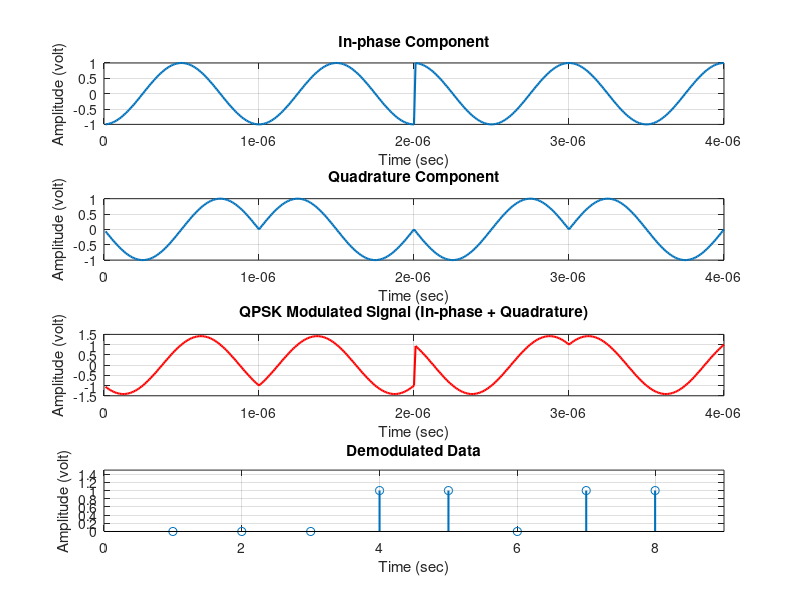

Reproduce this figure in MATLAB.
% Clear previous data and set up initial parameters
clc;
clear all;
close all;

% Data to be transmitted
data = [0 0 0 1 1 0 1 1];
figure(1)
subplot(3,2,1);
stem(data, 'LineWidth', 1.5), grid on;
title('Original Message Data');
xlabel('Time (sec)');
ylabel('Amplitude (volt)');
axis([0 9 0 1.5]);

% Convert data to NRZ format: 0 -> -1, 1 -> +1
data_NZR = 2 * data - 1; 
s_p_data = reshape(data_NZR, 2, length(data) / 2); % Reshape into symbols of 2 bits

% Modulation parameters
br = 1e6;              % Bit rate (1 Mbps)
f = br;                % Carrier frequency
T = 1/br;              % Duration of one bit
t = T/99:T/99:T;       % Time vector for one bit duration

% QPSK Modulation
y_in = [];             % In-phase component
y_qd = [];             % Quadrature component
y = [];                % QPSK modulated signal

for i = 1:length(data)/2
    % Generate in-phase and quadrature components
    y1 = s_p_data(1,i) * cos(2 * pi * f * t); % In-phase component
    y2 = s_p_data(2,i) * sin(2 * pi * f * t); % Quadrature component
    
    % Append each symbol's components to the output arrays
    y_in = [y_in y1];
    y_qd = [y_qd y2];
    y = [y y1 + y2]; % QPSK signal is the sum of in-phase and quadrature components
end

% Time vector for entire QPSK signal
tt = T/99:T/99:(T * length(data)) / 2;

% Plot in-phase component
subplot(4,1,1);
plot(tt, y_in, 'LineWidth', 1.5), grid on;
title('In-phase Component');
xlabel('Time (sec)');
ylabel('Amplitude (volt)');

% Plot quadrature component
subplot(4,1,2);
plot(tt, y_qd, 'LineWidth', 1.5), grid on;
title('Quadrature Component');
xlabel('Time (sec)');
ylabel('Amplitude (volt)');

% Plot QPSK modulated signal
subplot(4,1,3);
plot(tt, y, 'r', 'LineWidth', 1.5), grid on;
title('QPSK Modulated Signal (In-phase + Quadrature)');
xlabel('Time (sec)');
ylabel('Amplitude (volt)');

% Demodulation - Coherent detection of in-phase and quadrature components
demod_data = [];

for i = 1:length(data)/2
    % Extract the i-th symbol
    symbol = y((i-1)*length(t) + 1 : i*length(t));
    
    % Demodulate in-phase component
    Z_in = symbol .* cos(2 * pi * f * t); % Multiply with cosine
    Z_in_intg = (trapz(t, Z_in)) * (2 / T); % Integrate over symbol period
    
    % Demodulate quadrature component
    Z_qd = symbol .* sin(2 * pi * f * t); % Multiply with sine
    Z_qd_intg = (trapz(t, Z_qd)) * (2 / T); % Integrate over symbol period
    
    % Threshold detection to recover original bits
    if Z_in_intg > 0
        demod_in = 1;
    else
        demod_in = 0;
    end
    
    if Z_qd_intg > 0
        demod_qd = 1;
    else
        demod_qd = 0;
    end
    
    % Append demodulated bits
    demod_data = [demod_data demod_in demod_qd];
end

% Plot demodulated data
subplot(4,1,4);
stem(demod_data, 'LineWidth', 1.5), grid on;
title('Demodulated Data');
xlabel('Time (sec)');
ylabel('Amplitude (volt)');
axis([0 9 0 1.5]);
